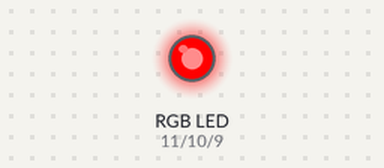
Bench run of a sketch on a simulated Arduino Uno, built with avr-gcc and run on an emulated ATmega328P. On the bench: an RGB LED mixed from three pins (HIGH = lit).

Above: at 0.05 s.
At 2.25 s:
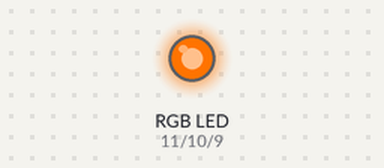
At 4.5 s:
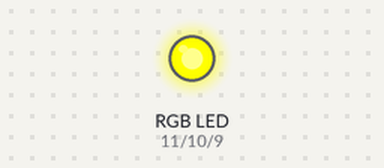
At 5.6 s:
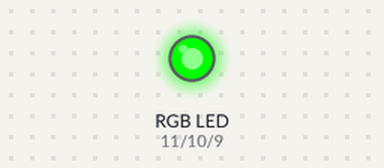
At 6.7 s:
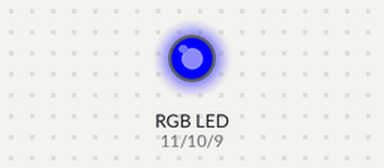
At 8.95 s:
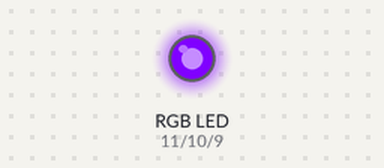
Timing chart, 0 to 11.7 s (numbered marks = the images above):
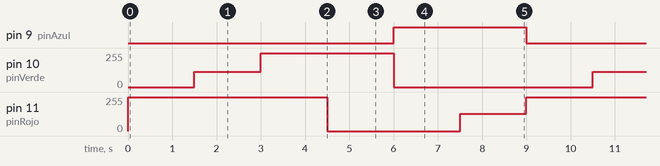

Measured:
- by itself, pin 9 (pinAzul): alternates HIGH for 3.0 s and LOW for 6.0 s
- by itself, pin 10 (pinVerde): repeats every 9.0 s: 255/255 3.0 s, 0/255 4.5 s, 115/255 1.5 s
- by itself, pin 11 (pinRojo): repeats every 9.0 s: 0/255 3.0 s, 128/255 1.5 s, 255/255 4.5 s

The sketch:

LedRGB.ino
```cpp
// Pines para los colores del LED RGB
const int pinRojo = 11;
const int pinVerde = 10;
const int pinAzul = 9;

// Tiempo de retardo entre cambios de color
const int delayTiempo = 1500;

void setup() {
  // Configurar los pines como salida
  pinMode(pinRojo, OUTPUT);
  pinMode(pinVerde, OUTPUT);
  pinMode(pinAzul, OUTPUT);
}

void loop() {
  // ROJO
  analogWrite(pinRojo, 255);
  analogWrite(pinVerde, 0);
  analogWrite(pinAzul, 0);
  delay(delayTiempo);

  // NARANJA
  analogWrite(pinRojo, 255);
  analogWrite(pinVerde, 115);
  analogWrite(pinAzul, 0);
  delay(delayTiempo);

  // AMARILLO
  analogWrite(pinRojo, 255);
  analogWrite(pinVerde, 255);
  analogWrite(pinAzul, 0);
  delay(delayTiempo);

  // VERDE
  analogWrite(pinRojo, 0);
  analogWrite(pinVerde, 255);
  analogWrite(pinAzul, 0);
  delay(delayTiempo);

  // AZUL
  analogWrite(pinRojo, 0);
  analogWrite(pinVerde, 0);
  analogWrite(pinAzul, 255);
  delay(delayTiempo);

  // VIOLETA
  analogWrite(pinRojo, 128);
  analogWrite(pinVerde, 0);
  analogWrite(pinAzul, 255);
  delay(delayTiempo);
}
```
